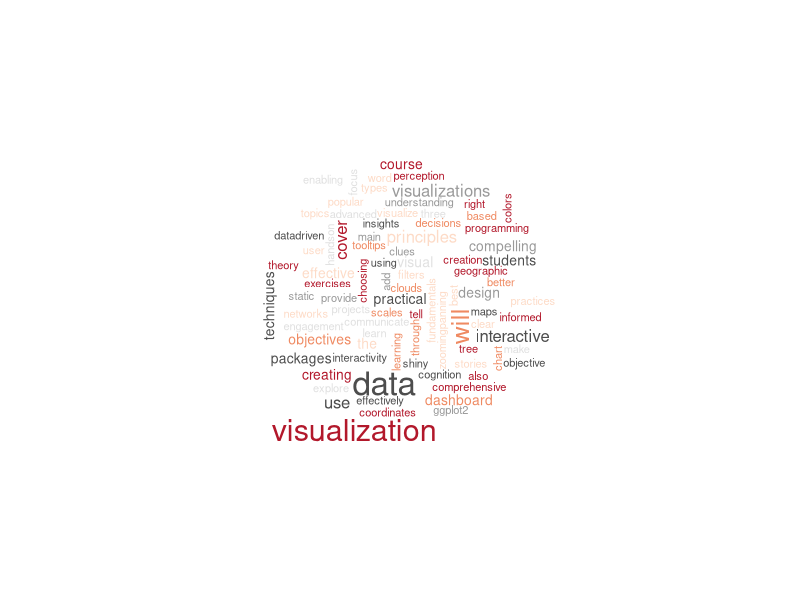
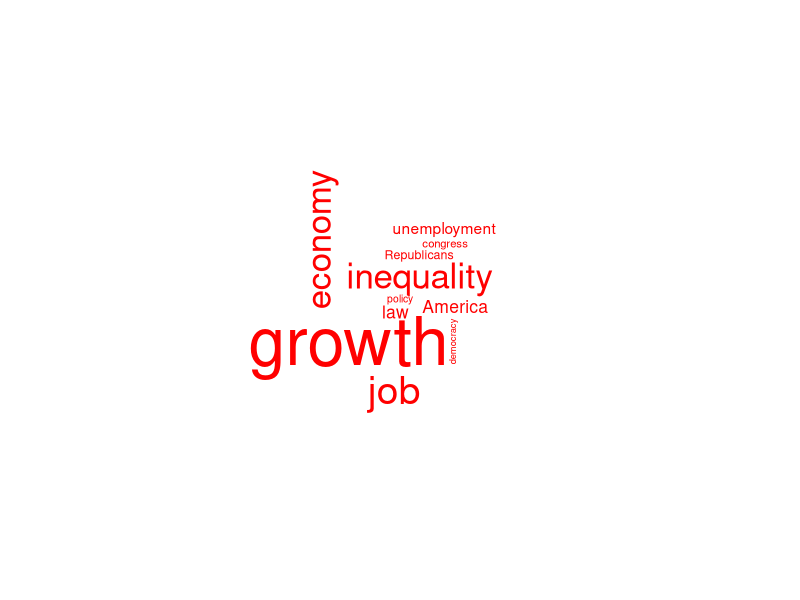
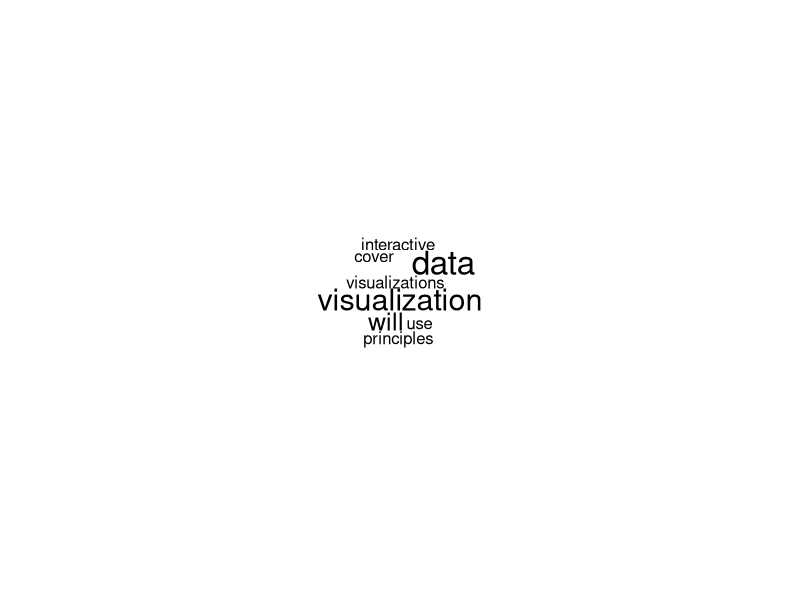

Recreate these plots in R, in order. (Note: this script raises an error after producing the figures.)
## ---- chunk 1
knitr::opts_chunk$set(echo = TRUE)
## ---- chunk 2
library(corrplot)
library(RColorBrewer)
library(tm)
library(wordcloud)
## ---- chunk 3
# Set number of colors and palette
pal = brewer.pal(6, "RdGy")

# Choose minimum frequency and the range of the size of the words
wordcloud("The objective of this course is to provide students with a comprehensive understanding of data visualization techniques using R. Through hands-on projects and practical exercises, students will learn how to effectively visualize and communicate insights from data, enabling them to make informed decisions and tell compelling data-driven stories. The course will cover data visualization principles, R programming for data visualization, and the use of popular R packages for creating static and interactive visualizations. Learning objectives: We will cover three main topics: Fundamentals of data visualization: Visual perception and cognition principles, choosing the right chart types based on data and objectives, theory of visual clues and effective use of coordinates, scales and colors, best practices for creating clear and compelling visualizations. Practical data visualization with R: We will focus on ggplot2, but also explore other R packages for geographic data visualization and advanced data visualization (e.g. networks, tree maps, word clouds). Interactive visualization techniques and dashboard design: We will cover principles of effective dashboard design and creation of interactive visualizations for better user engagement. We will use R Shiny to add interactivity with tooltips, filters, and zooming/panning.", min.freq=1, scale=c(2, 0.5), random.color=TRUE, color=pal)
## ---- chunk 4
wordcloud(c("inequality", "law", "policy", "unemployment", "job", "economy", "democracy", "Republicans", "congress", "America", "growth"),
            freq=c(26, 9, 2, 7, 30, 26, 1, 4, 3, 9, 57, 9), min.freq=0, color="red")
## ---- chunk 5
file = readLines("../../data/syllabus.txt")
doc = Corpus(VectorSource(file))
doc = tm_map(doc, tolower)
doc = tm_map(doc, removePunctuation)
doc = tm_map(doc, removeNumbers)
doc = tm_map(doc, removeWords, stopwords("english"))
wordcloud(as.character(doc), scale=c(2, 0.5))
## ---- chunk 6
files = DirSource("../../data/debate/")
data = Corpus(DirSource("../../data/debate/"))
data = tm_map(data, tolower)
data = tm_map(data, removePunctuation)
data = tm_map(data, removeNumbers)
data = tm_map(data, removeWords, c(stopwords("english"), "biden", "trump"))
data = TermDocumentMatrix(data)
data = as.matrix(data)
colnames(data) = c("biden", "trump")
comparison.cloud(data, max.words=100, title.size=2, colors=c("blue", "red"))
## ---- chunk 7
data(crude)
data = tm_map(crude, content_transformer(tolower))
data = tm_map(data, removePunctuation)
data = tm_map(data, removeNumbers)
data = tm_map(data, removeWords, stopwords("english"))
data = TermDocumentMatrix(data)
data = as.matrix(data)
crf = cor(data)
corrplot(crf, method = c("ellipse"))
